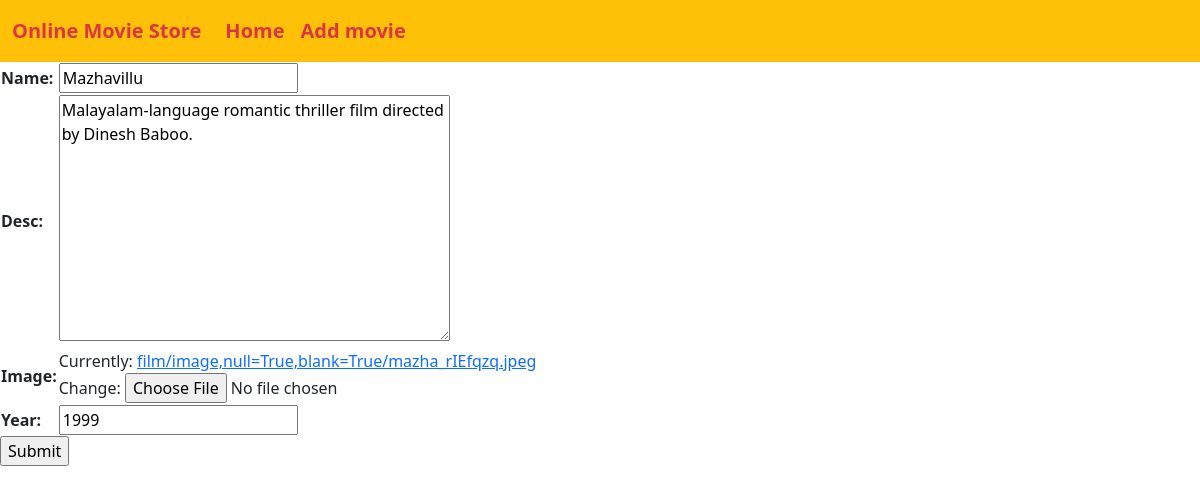
The app's page /updatemovie/20 with its own data.
### film/models.py (models this page shows, shortened)
class Film(models.Model):
    name=models.CharField(max_length=20)
    desc=models.TextField()
    image=models.ImageField(upload_to="film/image,null=True,blank=True")
    year=models.IntegerField()

### film/views.py (the view)
# urls.py: path('updatemovie/<int:p>',views.updatemovie,name='updatemovie'),
def updatemovie(request,p):  #builtin form
    b=Film.objects.get(id=p)
    form=movieform(instance=b)
    if(request.method=="POST"):
        form=movieform(request.POST,request.FILES,instance=b)
        if form.is_valid():
            form.save()
            return home(request)
    return render(request,'update.html',{'form':form})

### film/forms.py
class movieform(forms.ModelForm): #form definition
    class Meta:
        model=Film
        fields='__all__'

### templates/update.html (shortened to what this page needs)
<!DOCTYPE html>
{% extends 'base.html' %}
    {% load static %}
      {% block content %}
    <form method="POST" enctype="multipart/form-data">
      <table>
        {{form.as_table}}
      </table>
     <input type="submit">
        {% endblock %}

### records on screen
Film: name "Mazhavillu", desc "Malayalam-language romantic thriller film directed by Dinesh Baboo.", year "1999"
